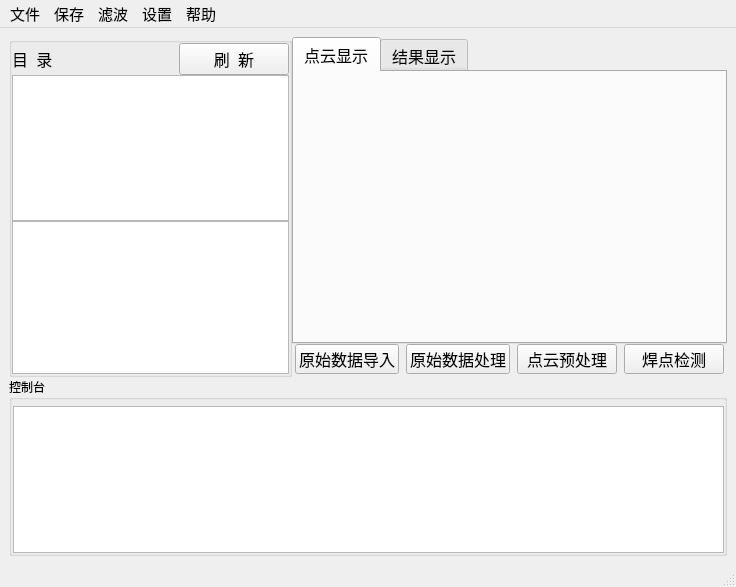
<?xml version="1.0" encoding="UTF-8"?>
<ui version="4.0">
 <class>MainWindow</class>
 <widget class="QMainWindow" name="MainWindow">
  <property name="geometry">
   <rect>
    <x>0</x>
    <y>0</y>
    <width>736</width>
    <height>587</height>
   </rect>
  </property>
  <property name="windowTitle">
   <string>MainWindow</string>
  </property>
  <widget class="QWidget" name="centralwidget">
   <property name="sizePolicy">
    <sizepolicy hsizetype="Preferred" vsizetype="Expanding">
     <horstretch>0</horstretch>
     <verstretch>0</verstretch>
    </sizepolicy>
   </property>
   <property name="minimumSize">
    <size>
     <width>600</width>
     <height>400</height>
    </size>
   </property>
   <layout class="QGridLayout" name="gridLayout_3">
    <item row="0" column="0">
     <widget class="QSplitter" name="splitter_2">
      <property name="orientation">
       <enum>Qt::Vertical</enum>
      </property>
      <property name="handleWidth">
       <number>0</number>
      </property>
      <widget class="QSplitter" name="splitter">
       <property name="font">
        <font>
         <family>宋体</family>
         <pointsize>12</pointsize>
        </font>
       </property>
       <property name="orientation">
        <enum>Qt::Horizontal</enum>
       </property>
       <property name="handleWidth">
        <number>0</number>
       </property>
       <widget class="QGroupBox" name="groupBox_1">
        <property name="sizePolicy">
         <sizepolicy hsizetype="Expanding" vsizetype="Expanding">
          <horstretch>0</horstretch>
          <verstretch>20</verstretch>
         </sizepolicy>
        </property>
        <property name="font">
         <font>
          <family>宋体</family>
          <pointsize>11</pointsize>
         </font>
        </property>
        <property name="title">
         <string/>
        </property>
        <layout class="QGridLayout" name="gridLayout_2">
         <property name="leftMargin">
          <number>0</number>
         </property>
         <property name="topMargin">
          <number>0</number>
         </property>
         <property name="rightMargin">
          <number>0</number>
         </property>
         <property name="bottomMargin">
          <number>0</number>
         </property>
         <property name="spacing">
          <number>0</number>
         </property>
         <item row="0" column="0">
          <widget class="QSplitter" name="splitter_1">
           <property name="orientation">
            <enum>Qt::Vertical</enum>
           </property>
           <property name="handleWidth">
            <number>0</number>
           </property>
           <widget class="QWidget" name="layoutWidget">
            <layout class="QVBoxLayout" name="verticalLayout_2">
             <property name="spacing">
              <number>0</number>
             </property>
             <item>
              <layout class="QHBoxLayout" name="horizontalLayout_3" stretch="1,2,2">
               <property name="spacing">
                <number>3</number>
               </property>
               <item>
                <widget class="QLabel" name="label">
                 <property name="font">
                  <font>
                   <family>宋体</family>
                   <pointsize>12</pointsize>
                  </font>
                 </property>
                 <property name="text">
                  <string>目  录</string>
                 </property>
                </widget>
               </item>
               <item>
                <spacer name="horizontalSpacer">
                 <property name="orientation">
                  <enum>Qt::Horizontal</enum>
                 </property>
                 <property name="sizeHint" stdset="0">
                  <size>
                   <width>40</width>
                   <height>20</height>
                  </size>
                 </property>
                </spacer>
               </item>
               <item>
                <widget class="QPushButton" name="button5">
                 <property name="minimumSize">
                  <size>
                   <width>0</width>
                   <height>0</height>
                  </size>
                 </property>
                 <property name="font">
                  <font>
                   <family>宋体</family>
                   <pointsize>12</pointsize>
                  </font>
                 </property>
                 <property name="text">
                  <string>刷  新</string>
                 </property>
                </widget>
               </item>
              </layout>
             </item>
             <item>
              <widget class="QTreeWidget" name="treeWidget">
               <property name="font">
                <font>
                 <family>Arial</family>
                 <pointsize>11</pointsize>
                </font>
               </property>
               <property name="headerHidden">
                <bool>true</bool>
               </property>
               <column>
                <property name="text">
                 <string notr="true">1</string>
                </property>
               </column>
              </widget>
             </item>
            </layout>
           </widget>
           <widget class="QTableWidget" name="tableWidget">
            <property name="font">
             <font>
              <family>宋体</family>
              <pointsize>10</pointsize>
             </font>
            </property>
            <property name="rowCount">
             <number>0</number>
            </property>
            <property name="columnCount">
             <number>0</number>
            </property>
            <attribute name="horizontalHeaderShowSortIndicator" stdset="0">
             <bool>true</bool>
            </attribute>
            <attribute name="verticalHeaderVisible">
             <bool>false</bool>
            </attribute>
            <attribute name="verticalHeaderMinimumSectionSize">
             <number>20</number>
            </attribute>
            <attribute name="verticalHeaderDefaultSectionSize">
             <number>20</number>
            </attribute>
            <attribute name="verticalHeaderStretchLastSection">
             <bool>true</bool>
            </attribute>
           </widget>
          </widget>
         </item>
        </layout>
       </widget>
       <widget class="QWidget" name="layoutWidget">
        <layout class="QVBoxLayout" name="verticalLayout" stretch="10,1">
         <property name="spacing">
          <number>0</number>
         </property>
         <item>
          <widget class="QTabWidget" name="tabWidget">
           <property name="font">
            <font>
             <family>宋体</family>
             <pointsize>12</pointsize>
            </font>
           </property>
           <property name="autoFillBackground">
            <bool>false</bool>
           </property>
           <property name="tabShape">
            <enum>QTabWidget::Rounded</enum>
           </property>
           <property name="currentIndex">
            <number>0</number>
           </property>
           <property name="iconSize">
            <size>
             <width>16</width>
             <height>16</height>
            </size>
           </property>
           <property name="usesScrollButtons">
            <bool>true</bool>
           </property>
           <widget class="QWidget" name="tab_3">
            <attribute name="title">
             <string>点云显示</string>
            </attribute>
            <layout class="QGridLayout" name="gridLayout_7">
             <property name="leftMargin">
              <number>0</number>
             </property>
             <property name="topMargin">
              <number>0</number>
             </property>
             <property name="rightMargin">
              <number>0</number>
             </property>
             <property name="bottomMargin">
              <number>0</number>
             </property>
             <property name="spacing">
              <number>0</number>
             </property>
             <item row="0" column="0">
              <layout class="QHBoxLayout" name="horizontalLayout_5">
               <property name="spacing">
                <number>0</number>
               </property>
               <property name="rightMargin">
                <number>1</number>
               </property>
               <item>
                <layout class="QVBoxLayout" name="verticalLayout_3"/>
               </item>
              </layout>
             </item>
            </layout>
           </widget>
           <widget class="QWidget" name="tab_4">
            <attribute name="title">
             <string>结果显示</string>
            </attribute>
            <layout class="QGridLayout" name="gridLayout_8">
             <property name="leftMargin">
              <number>0</number>
             </property>
             <property name="topMargin">
              <number>0</number>
             </property>
             <property name="rightMargin">
              <number>0</number>
             </property>
             <property name="bottomMargin">
              <number>0</number>
             </property>
             <property name="spacing">
              <number>0</number>
             </property>
             <item row="0" column="0">
              <layout class="QGridLayout" name="gridLayout_4">
               <property name="rightMargin">
                <number>1</number>
               </property>
              </layout>
             </item>
            </layout>
           </widget>
          </widget>
         </item>
         <item>
          <layout class="QHBoxLayout" name="horizontalLayout" stretch="1,1,1,1">
           <property name="spacing">
            <number>7</number>
           </property>
           <property name="leftMargin">
            <number>3</number>
           </property>
           <property name="rightMargin">
            <number>3</number>
           </property>
           <property name="bottomMargin">
            <number>3</number>
           </property>
           <item>
            <widget class="QPushButton" name="button4">
             <property name="minimumSize">
              <size>
               <width>0</width>
               <height>30</height>
              </size>
             </property>
             <property name="font">
              <font>
               <family>宋体</family>
               <pointsize>12</pointsize>
              </font>
             </property>
             <property name="text">
              <string>原始数据导入</string>
             </property>
            </widget>
           </item>
           <item>
            <widget class="QPushButton" name="button1">
             <property name="sizePolicy">
              <sizepolicy hsizetype="Expanding" vsizetype="Fixed">
               <horstretch>0</horstretch>
               <verstretch>0</verstretch>
              </sizepolicy>
             </property>
             <property name="minimumSize">
              <size>
               <width>0</width>
               <height>30</height>
              </size>
             </property>
             <property name="font">
              <font>
               <family>宋体</family>
               <pointsize>12</pointsize>
              </font>
             </property>
             <property name="text">
              <string>原始数据处理</string>
             </property>
             <property name="autoRepeatInterval">
              <number>100</number>
             </property>
            </widget>
           </item>
           <item>
            <widget class="QPushButton" name="button2">
             <property name="minimumSize">
              <size>
               <width>0</width>
               <height>30</height>
              </size>
             </property>
             <property name="font">
              <font>
               <family>宋体</family>
               <pointsize>12</pointsize>
              </font>
             </property>
             <property name="text">
              <string>点云预处理</string>
             </property>
            </widget>
           </item>
           <item>
            <widget class="QPushButton" name="button3">
             <property name="minimumSize">
              <size>
               <width>0</width>
               <height>30</height>
              </size>
             </property>
             <property name="font">
              <font>
               <family>宋体</family>
               <pointsize>12</pointsize>
              </font>
             </property>
             <property name="text">
              <string>焊点检测</string>
             </property>
            </widget>
           </item>
          </layout>
         </item>
        </layout>
       </widget>
      </widget>
      <widget class="QGroupBox" name="groupBox">
       <property name="sizePolicy">
        <sizepolicy hsizetype="Preferred" vsizetype="Preferred">
         <horstretch>0</horstretch>
         <verstretch>0</verstretch>
        </sizepolicy>
       </property>
       <property name="minimumSize">
        <size>
         <width>0</width>
         <height>0</height>
        </size>
       </property>
       <property name="baseSize">
        <size>
         <width>0</width>
         <height>0</height>
        </size>
       </property>
       <property name="font">
        <font>
         <family>宋体</family>
         <pointsize>9</pointsize>
        </font>
       </property>
       <property name="title">
        <string>控制台</string>
       </property>
       <layout class="QGridLayout" name="gridLayout_5" columnstretch="0" columnminimumwidth="0">
        <property name="leftMargin">
         <number>1</number>
        </property>
        <property name="topMargin">
         <number>6</number>
        </property>
        <property name="rightMargin">
         <number>0</number>
        </property>
        <property name="bottomMargin">
         <number>0</number>
        </property>
        <property name="spacing">
         <number>6</number>
        </property>
        <item row="1" column="0">
         <widget class="QTextBrowser" name="textBrowser"/>
        </item>
       </layout>
      </widget>
     </widget>
    </item>
   </layout>
  </widget>
  <widget class="QMenuBar" name="menubar">
   <property name="geometry">
    <rect>
     <x>0</x>
     <y>0</y>
     <width>736</width>
     <height>21</height>
    </rect>
   </property>
   <property name="font">
    <font>
     <family>宋体</family>
     <pointsize>11</pointsize>
     <weight>50</weight>
     <italic>false</italic>
     <bold>false</bold>
     <underline>false</underline>
     <strikeout>false</strikeout>
    </font>
   </property>
   <widget class="QMenu" name="menu">
    <property name="title">
     <string>文件</string>
    </property>
    <addaction name="action_2"/>
    <addaction name="action_5"/>
    <addaction name="action"/>
    <addaction name="separator"/>
    <addaction name="action_exit"/>
   </widget>
   <widget class="QMenu" name="menu_3">
    <property name="title">
     <string>滤波</string>
    </property>
    <widget class="QMenu" name="menu_4">
     <property name="title">
      <string>下采样</string>
     </property>
     <addaction name="action_7"/>
     <addaction name="action_8"/>
     <addaction name="action_6"/>
    </widget>
    <addaction name="menu_4"/>
   </widget>
   <widget class="QMenu" name="menu_5">
    <property name="title">
     <string>帮助</string>
    </property>
    <addaction name="action_11"/>
    <addaction name="action_12"/>
   </widget>
   <widget class="QMenu" name="menu_2">
    <property name="title">
     <string>保存</string>
    </property>
    <addaction name="action_13"/>
    <addaction name="action_10"/>
    <addaction name="action_pdf"/>
   </widget>
   <widget class="QMenu" name="menu_6">
    <property name="title">
     <string>设置</string>
    </property>
    <widget class="QMenu" name="menu_7">
     <property name="title">
      <string>界面风格</string>
     </property>
     <addaction name="action_19"/>
     <addaction name="action_17"/>
     <addaction name="action_18"/>
    </widget>
    <addaction name="action_14"/>
    <addaction name="menu_7"/>
   </widget>
   <addaction name="menu"/>
   <addaction name="menu_2"/>
   <addaction name="menu_3"/>
   <addaction name="menu_6"/>
   <addaction name="menu_5"/>
  </widget>
  <widget class="QStatusBar" name="statusBar"/>
  <action name="action">
   <property name="text">
    <string>导入点云</string>
   </property>
  </action>
  <action name="action_3">
   <property name="text">
    <string>保存点云</string>
   </property>
  </action>
  <action name="action_4">
   <property name="text">
    <string>保存点云文件(英文路径)</string>
   </property>
  </action>
  <action name="action_6">
   <property name="text">
    <string>随机</string>
   </property>
  </action>
  <action name="action_7">
   <property name="text">
    <string>体素</string>
   </property>
  </action>
  <action name="action_8">
   <property name="text">
    <string>均匀</string>
   </property>
  </action>
  <action name="action_2">
   <property name="text">
    <string>新建项目</string>
   </property>
  </action>
  <action name="action_5">
   <property name="text">
    <string>打开项目</string>
   </property>
  </action>
  <action name="action_9">
   <property name="text">
    <string>保存点云</string>
   </property>
  </action>
  <action name="action_exit">
   <property name="text">
    <string>退出</string>
   </property>
  </action>
  <action name="action_11">
   <property name="text">
    <string>关于</string>
   </property>
  </action>
  <action name="action_12">
   <property name="text">
    <string>帮助文件</string>
   </property>
  </action>
  <action name="action_13">
   <property name="text">
    <string>保存点云</string>
   </property>
  </action>
  <action name="action_10">
   <property name="text">
    <string>保存日志</string>
   </property>
  </action>
  <action name="action_14">
   <property name="text">
    <string>设置</string>
   </property>
  </action>
  <action name="action_17">
   <property name="text">
    <string>浅色模式</string>
   </property>
  </action>
  <action name="action_18">
   <property name="text">
    <string>深色模式</string>
   </property>
  </action>
  <action name="action_pdf">
   <property name="text">
    <string>保存pdf</string>
   </property>
  </action>
  <action name="action_19">
   <property name="text">
    <string>原生模式</string>
   </property>
  </action>
 </widget>
 <resources/>
 <connections/>
</ui>
